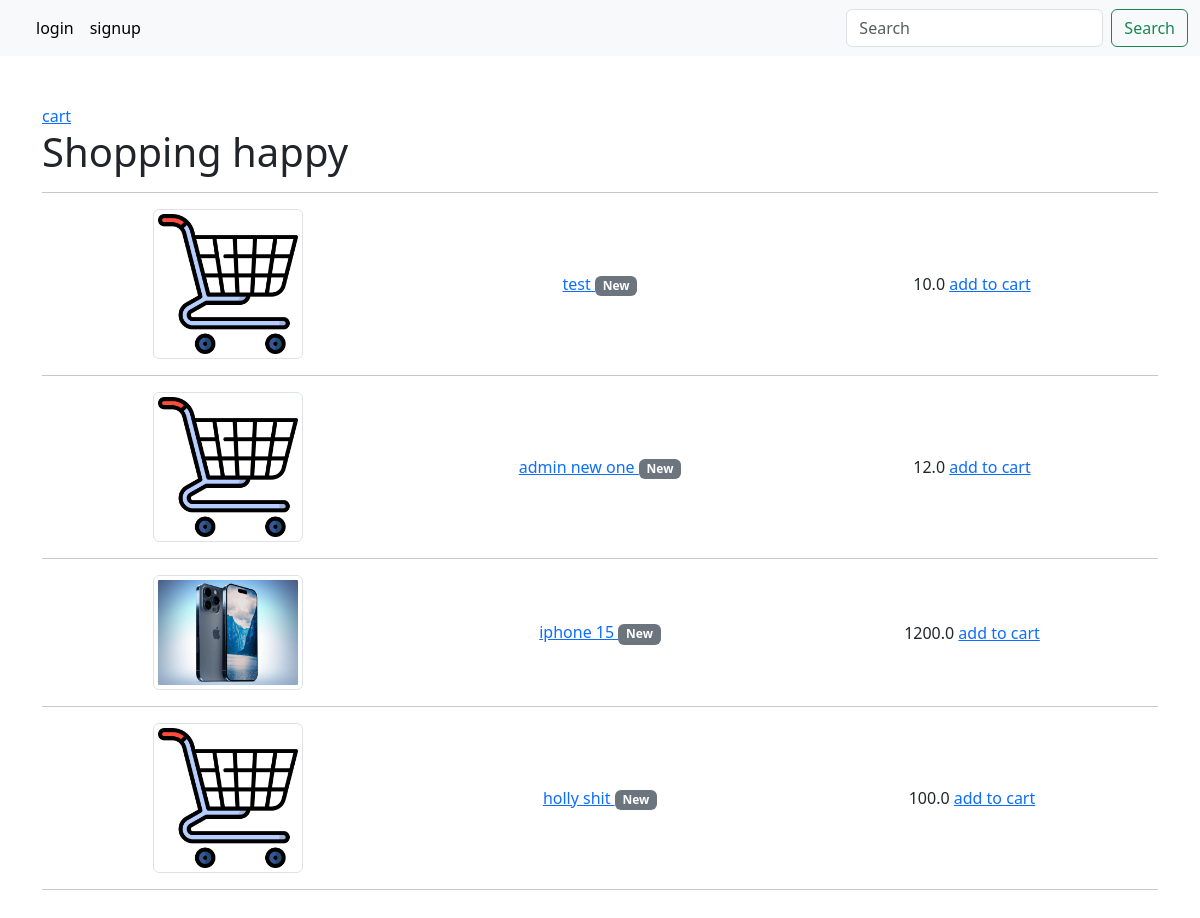
The page / on the database its author committed.
### stuff/models.py (models this page shows, shortened)
class Product(models.Model):
    name = models.CharField(max_length=255)
    discription = models.TextField()
    image = models.ImageField(upload_to='products/',null=True, blank = True, default='basket.png')
    price =models.FloatField()
    date_added = models.DateTimeField(auto_now_add=True)

### stuff/views.py (the view)
# urls.py: path('',ItemListView.as_view(),name='list'),
class ItemListView(ListView):
    model = Product
    template_name = 'stuff/list.html'
    context_object_name = 'products'
    ordering = ['-date_added']

### templates/stuff/list.html (shortened to what this page needs)
{% extends "base.html" %}
{% load i18n %}
{% load socialaccount %}
{% load account %}
{% load crispy_forms_tags %}
{% load static %}
{% block content %}
<div class="container py-5 h-100">
<a href="{% url 'cart' %}">cart</a>
  <h1>Shopping happy</h1>
    <hr>
  {% for product in products %}
    <div class="container text-center ">
      <div class="row align-items-center">
        <div class="col">
          {% if product.image %}
          <img id="image" src="{{ product.image.url }}" class="img-thumbnail" alt="{{user.username}}" height="150" width="150"/> <br>
          {% else %}
            <img src="{% static 'img/basket.png' %}" class="img-thumbnail" alt="" height="150" width="150"> <br>
          {% endif %}
        </div>
        <div class="col">
          <a href="{% url 'item_detail' product.id %}">{{ product.name }} <span class="badge bg-secondary">New</span></a>
        </div>
        <div class="col">
          {{ product.price }} <a href="{% url 'add-to-cart' product.id %}">add to cart</a>
        </div>
      </div>
    </div><hr>
  {% endfor %}
</div>
{% endblock content %}

### rows shown on the page
Product: image (picture), name "test", price "10.0"
Product: name "admin new one", price "12.0"
Product: image (picture), name "iphone 15", price "1200.0"
Product: name "holly shit", price "100.0"
